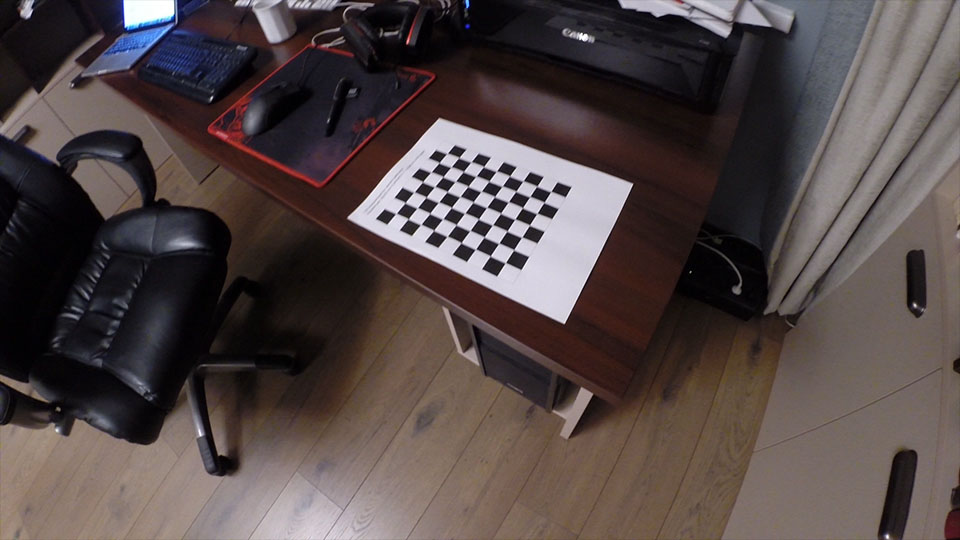
#> input picture Part1/hw5/GOPR01170000.jpg, 960 x 540 px
$ python task2.py
#> lines starting #> are read from the running program, lines starting #| are printed output that depends on the picture
import numpy as np
import cv2 as cv

img = cv.imread('GOPR01170000.jpg')
#> img is the input picture: shape (540, 960, 3); mean B, G, R 70.5, 71.2, 82.6

conf = cv.FileStorage('camera.xml', cv.FILE_STORAGE_READ)

camera_matrix= conf.getNode('camera_matrix').mat()
dist_coefs = conf.getNode('distortion_coefficients').mat()

h, w = img.shape[:2]
#> h = 540; w = 960
newcameramtx, roi = cv.getOptimalNewCameraMatrix(camera_matrix, dist_coefs, (w, h), 1, (w, h))
#> roi = (86, 83, 763, 326)

dst = cv.undistort(img, camera_matrix, dist_coefs, None, newcameramtx)
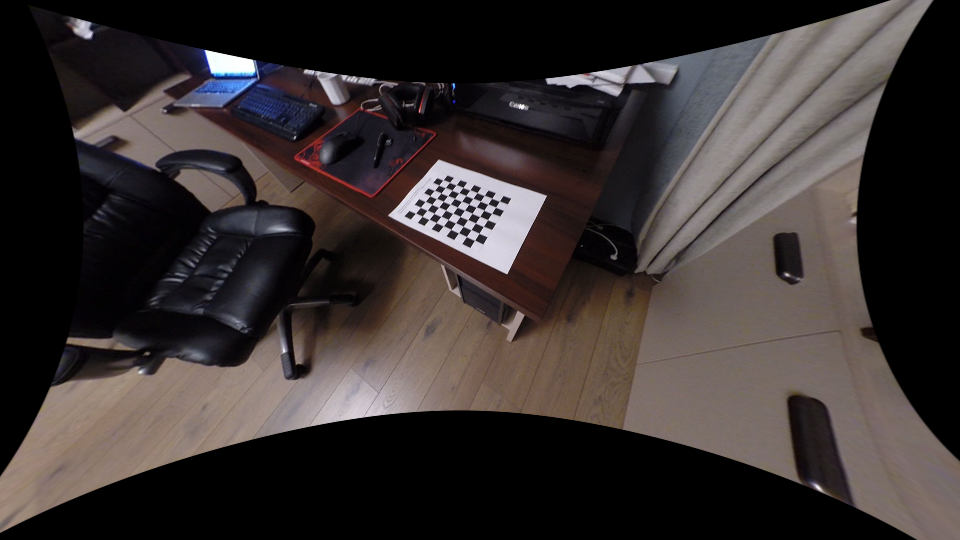
#> dst: shape (540, 960, 3); mean B, G, R 48.6, 49.4, 56.2

cv.imwrite('GOPR01170000_undistort.jpg', dst)
